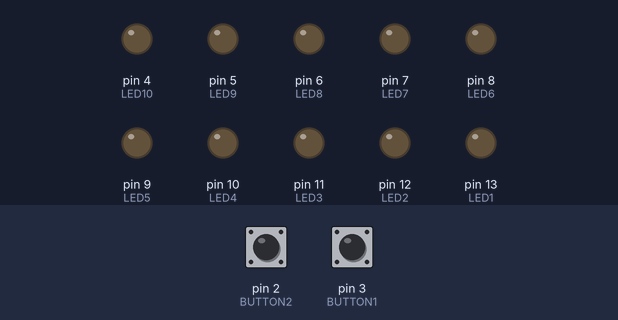
A sketch run on a simulated Arduino Uno, built with avr-gcc and run on an emulated ATmega328P. Shown: output pins drawn as LEDs (lit = HIGH). Dashed ring = blinking. The test bench sets the inputs (shaded band); at power-on: pin 2 (BUTTON2) HIGH, pin 3 (BUTTON1) HIGH.

Above: at 1.2 s.
1.3 s: pin 2 (BUTTON2) pulled LOW for 0.15 s
At 1.4 s:
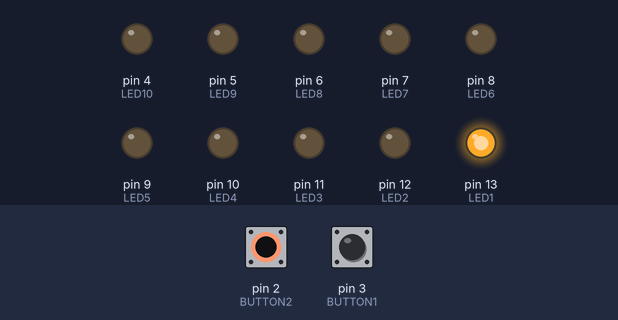
4.3 s: pin 3 (BUTTON1) pulled LOW for 0.15 s
At 4.7 s:
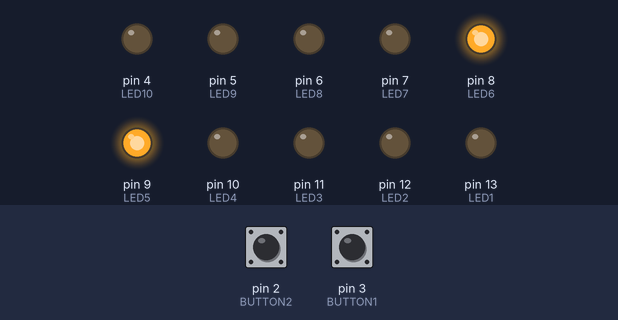
7.4 s: pin 3 (BUTTON1) pulled LOW for 1 s
At 8.3 s:
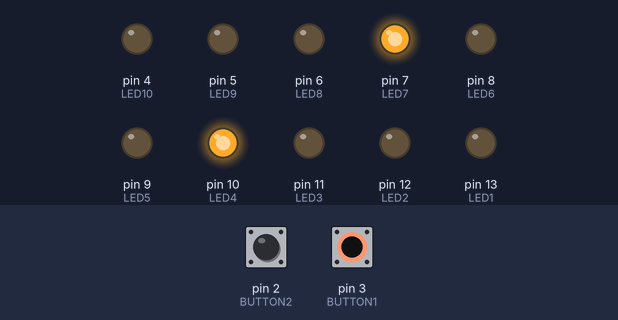
11.4 s: pin 3 (BUTTON1) pulled LOW for 3.2 s
At 12.8 s:
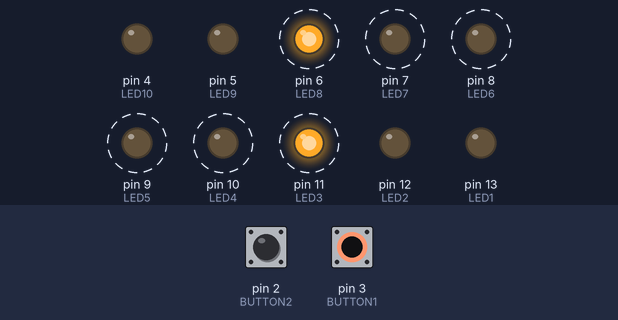
Timing chart, 0 to 17.1 s (numbered marks = the images above; inputs shaded):
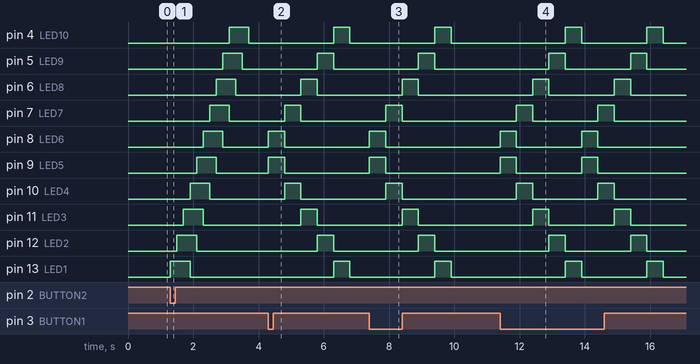

The sketch:

acender.ino
```cpp
int LED1 = 13;
int LED2 = 12;
int LED3 = 11;
int LED4 = 10;
int LED5 = 9;
int LED6 = 8;
int LED7 = 7;
int LED8 = 6;
int LED9 = 5;
int LED10 = 4;
int BUTTON1 = 3;
int BUTTON2 = 2;

void setup()
{
  pinMode(LED1, OUTPUT);
  pinMode(LED2, OUTPUT);
  pinMode(LED3, OUTPUT);
  pinMode(LED4, OUTPUT);
  pinMode(LED5, OUTPUT);
  pinMode(LED6, OUTPUT);
  pinMode(LED7, OUTPUT);
  pinMode(LED8, OUTPUT);
  pinMode(LED9, OUTPUT);
  pinMode(LED10, OUTPUT);
  pinMode(BUTTON1, INPUT_PULLUP);
  pinMode(BUTTON2, INPUT_PULLUP);
}

void wave(){
    digitalWrite(LED5, HIGH);
    digitalWrite(LED6, HIGH);
    delay(500);
    digitalWrite(LED5, LOW);
    digitalWrite(LED6, LOW);
    digitalWrite(LED4, HIGH);
    digitalWrite(LED7, HIGH);
    delay(500);
    digitalWrite(LED4, LOW);
    digitalWrite(LED7, LOW);
    digitalWrite(LED3, HIGH);
    digitalWrite(LED8, HIGH);
    delay(500);
    digitalWrite(LED3, LOW);
    digitalWrite(LED8, LOW);
    digitalWrite(LED2, HIGH);
    digitalWrite(LED9, HIGH);
    delay(500);
    digitalWrite(LED2, LOW);
    digitalWrite(LED9, LOW);
    digitalWrite(LED1, HIGH);
    digitalWrite(LED10, HIGH);
    delay(500);
    digitalWrite(LED1, LOW);
    digitalWrite(LED10, LOW);
}

void snake(){

    digitalWrite(LED1, HIGH);
    delay(200);
    digitalWrite(LED2, HIGH);
    delay(200);
    digitalWrite(LED3, HIGH);
    delay(200);
    digitalWrite(LED1, LOW);
    digitalWrite(LED4, HIGH);
    delay(200);
    digitalWrite(LED2, LOW);
    digitalWrite(LED5, HIGH);
    delay(200);
    digitalWrite(LED3, LOW);
    digitalWrite(LED6, HIGH);
    delay(200);
    digitalWrite(LED4, LOW);
    digitalWrite(LED7, HIGH);
    delay(200);
    digitalWrite(LED5, LOW);
    digitalWrite(LED8, HIGH);
    delay(200);
    digitalWrite(LED6, LOW);
    digitalWrite(LED9, HIGH);
    delay(200);
    digitalWrite(LED7, LOW);
    digitalWrite(LED10, HIGH);
    delay(200);
    digitalWrite(LED8, LOW);
    delay(200);
    digitalWrite(LED9, LOW);
    delay(200);
    digitalWrite(LED10, LOW);

}

void loop()
{
  if (digitalRead(BUTTON1) == 0){
    wave();
  }
  if (digitalRead(BUTTON2) == 0){
    snake();
  }
}
```

Measured:
- after the input at 1.3 s, pin 4 (LED10): LOW → HIGH after 1.8 s, → LOW 0.60 s later; pin 5 (LED9): LOW → HIGH after 1.6 s, → LOW 0.60 s later; pin 6 (LED8): LOW → HIGH after 1.4 s, → LOW 0.60 s later; pin 7 (LED7): LOW → HIGH after 1.2 s, → LOW 0.60 s later; pin 8 (LED6): LOW → HIGH after 1.0 s, → LOW 0.60 s later
- after the input at 4.3 s, pin 4 (LED10): LOW → HIGH after 2.0 s, → LOW 0.50 s later; pin 5 (LED9): LOW → HIGH after 1.5 s, → LOW 0.50 s later
- after the input at 7.4 s, pin 4 (LED10): LOW → HIGH after 2.0 s, → LOW 0.50 s later; pin 5 (LED9): LOW → HIGH after 1.5 s, → LOW 0.50 s later
- after the input at 11.4 s, pin 4 (LED10): alternates HIGH for 0.50 s and LOW for 2.0 s, starting after 2.0 s; pin 5 (LED9): alternates HIGH for 0.50 s and LOW for 2.0 s, starting after 1.5 s
